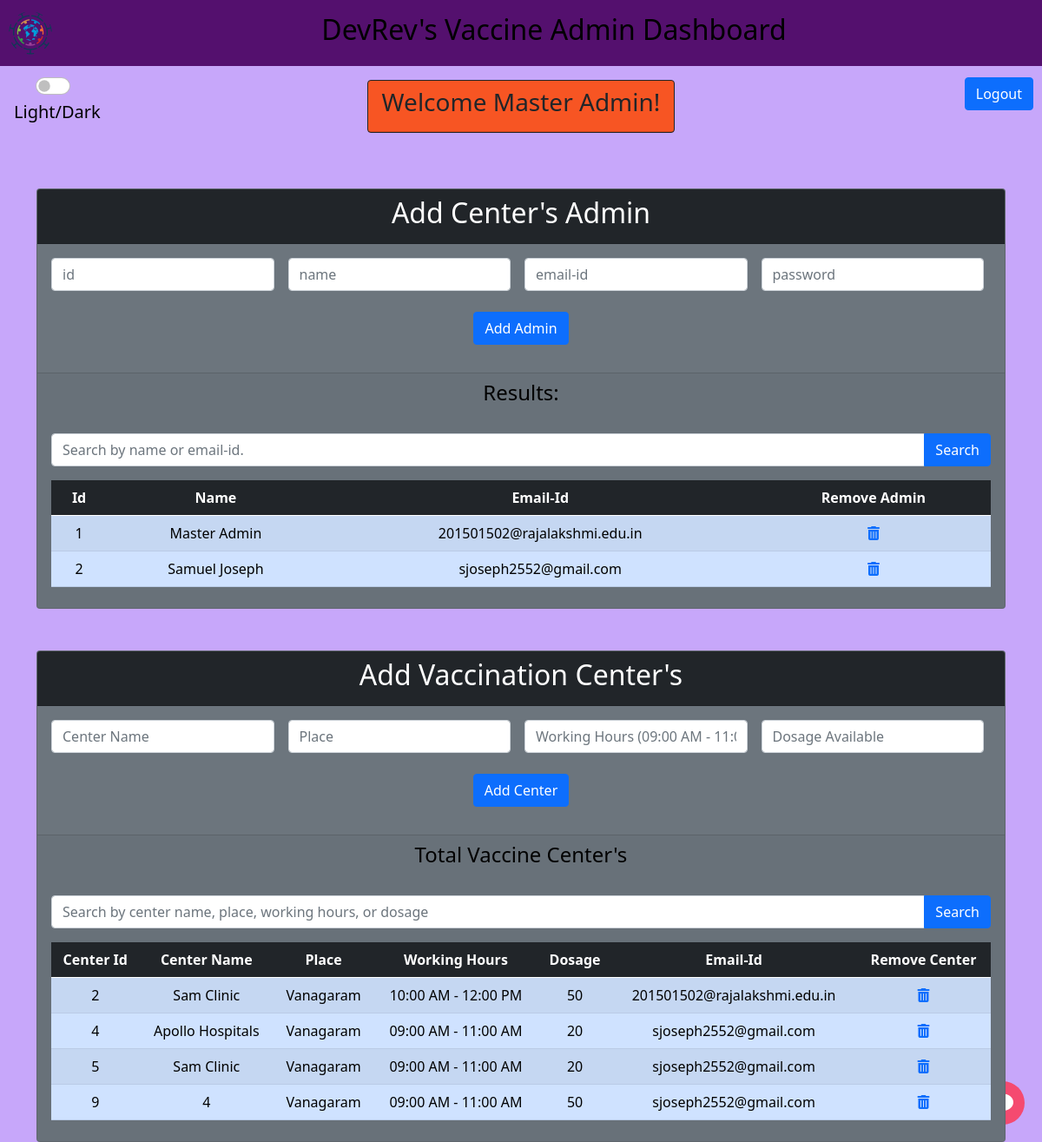
The page /admin/dashboard (signed in) on the database as committed earlier.
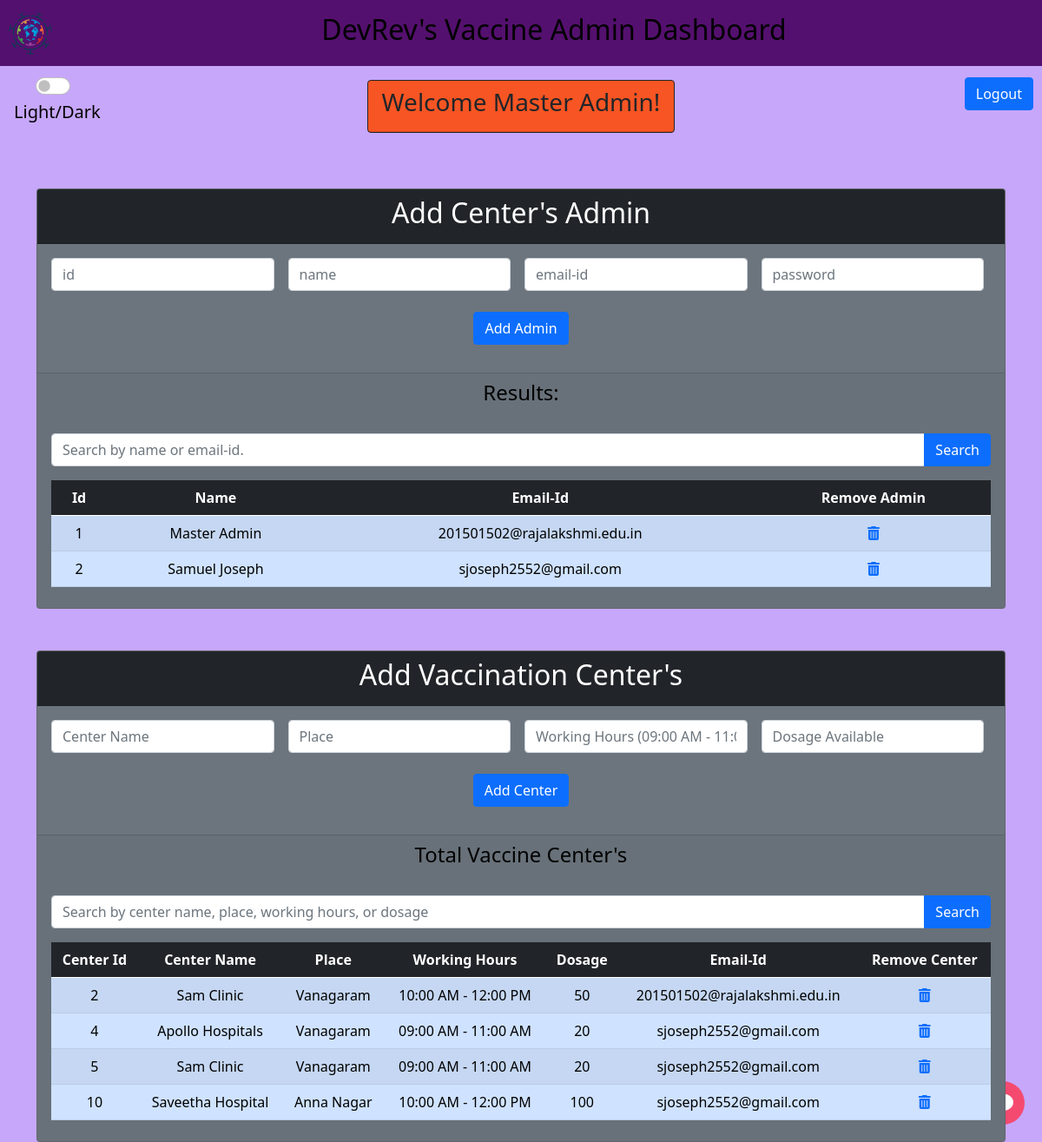
The same page on the database as committed later.
### tables this page shows
CREATE TABLE Admin (
                    id INTEGER,
                    name TEXT,
                    email_id TEXT PRIMARY KEY,
                    password TEXT,
                    otp INTEGER
                );

CREATE TABLE VaccinationCenter (
                    center_id INTEGER PRIMARY KEY AUTOINCREMENT,
                    admin_email_id TEXT,
                    place TEXT,
                    center_name TEXT,
                    dosage INTEGER,
                    working_hour TEXT,
                    FOREIGN KEY (admin_email_id) REFERENCES Admin(email_id)
                );

### app.py (the view, shortened to what this page needs)
@app.route('/admin/dashboard')
def admin_dashboard():
    try:
        if 'user_id' in session:
            user_id = session['user_id']
            conn = sqlite3.connect('vaccination_app.db')
            cursor = conn.cursor()
            user_query = '''
            SELECT * FROM Admin WHERE email_id = ?
            '''
            cursor.execute(user_query, (user_id,))
            user = cursor.fetchone()
            if user and user_id == '201501502@rajalakshmi.edu.in':
                name = user[1]  # Assuming the name is stored in the 2nd column
                table_query = '''
                SELECT * FROM Admin
                '''
                cursor.execute(table_query)
                table_data = cursor.fetchall()
                table_query2 = '''
                SELECT * FROM VaccinationCenter
                '''
                cursor.execute(table_query2)
                table_data2 = cursor.fetchall()
                cursor.close()
                conn.close()
                return render_template('admin_dash.html', name=name, table_data=table_data, table_data2=table_data2)
    except:
        return "Ran into Some Issues go back and Try Again."
    return redirect('/admin/login')

### templates/admin_dash.html (shortened to what this page needs)
<!doctype html>
<html lang="en">
<head>
    <link href="https://cdn.jsdelivr.net/npm/bootstrap@5.0.2/dist/css/bootstrap.min.css" rel="stylesheet"
>
    <link rel="stylesheet" href="https://cdnjs.cloudflare.com/ajax/libs/font-awesome/6.4.0/css/all.min.css"
 />
</head>
<body class="light">
    <nav class="navbar navbar-light">
        <a style="margin-left: 10px;" class="navbar-brand" href="#">
            <img src="static/logo.svg" alt="logo" width="50" height="50" style="border-radius: 50%;">
        </a>
        <span class="mx-auto">
            <h2>DevRev's Vaccine Admin Dashboard</h2>
        </span>
    </nav>
    <div style="margin-left: 50px; border: 3px; border-color: black;" class="form-check form-switch btn-lg">
        <input style="margin-left: -25px;cursor: pointer;" class="form-check-input" type="checkbox"
            id="flexSwitchCheckDefault">
        <br>
        <label style="margin-left: -50px;cursor: pointer;" class="form-check-label"
            for="flexSwitchCheckDefault">Light/Dark</label>
    </div>
    <div class="d-grid gap-2 d-md-flex justify-content-md-end" style="margin-top:-65px; margin-right: 10px;">
        <button class="btn btn-primary" type="button" onclick="location.href='/logout'">Logout</button>
    </div>
    <div class="d-grid gap-2 d-md-flex justify-content-md-center">
        <div class="card border-dark mb-3" style="max-width: 30rem; margin-top: -35px; background-color: #ff5825;">
            <div class="card-header text-dark text-center">
                <h3>Welcome {{name}}!</h3>
            </div>
        </div>
    </div>
    <div class="chat-icon" onclick="openChat()">
    </div>
    <br><br>
    <div class="container">
        <div class="card text-center bg-secondary">
            <div class="card-header text-white bg-dark">
                <h2>Add Center's Admin</h2>
            </div>
            <div class="card-body text-white bg-secondary mb-3">
                <form action="/admin/add_admin" method="POST">
                    <div class="d-grid gap-2 d-md-flex justify-content-center">
                        <input class="form-control me-2" name="id" type="text" required placeholder="id">
                        <input class="form-control me-2" name="name" type="text" required placeholder="name">
                        <input class="form-control me-2" name="email" type="email" required placeholder="email-id">
                        <input class="form-control me-2" name="password" type="password" required placeholder="password">
                    </div>
                    <br>
                    <button type="submit" class="btn btn-primary">Add Admin</button>
                </form>
            </div>
            <div class="card-footer">
                <h4>Results:</h4>
                <br>
                <form id="search-form">
                    <div class="input-group mb-3">
                        <input type="text" class="form-control search-input" placeholder="Search by name or email-id.">
                        <button type="button" class="btn btn-primary search-button">Search</button>
                    </div>
                </form>
                <table class="table table-striped">
                    <thead class="table-dark">
                        <tr>
                            <th>Id</th>
                            <th>Name</th>
                            <th>Email-Id</th>
                            <th>Remove Admin</th>
                        </tr>
                    </thead>
                    <tbody class="table-primary">
                        {% for row in table_data %}
                        <tr>
                            <td>{{ row[0] }}</td>
                            <td>{{ row[1] }}</td>
                            <td>{{ row[2] }}</td>
                            <td>
                                <a href="/admin/remove/{{ row[0] }}" class="delete-admin">
                                    <i class="fas fa-trash-alt"></i>
                                </a>
                            </td>
                        </tr>
                        {% endfor %}
                    </tbody>
                </table>
            </div>
        </div>
    </div>
    <br><br>
    <div class="container">
        <div class="card text-center bg-secondary">
            <div class="card-header text-white bg-dark">
                <h2>Add Vaccination Center's</h2>
            </div>
            <div class="card-body text-white bg-secondary mb-3">
                <form action="/admin/add_center" method="POST">
                    <div class="d-grid gap-2 d-md-flex justify-content-center">
                        <input class="form-control me-2" name="center_name" type="text" required placeholder="Center Name">
                        <input class="form-control me-2" name="place" type="text" required placeholder="Place">
                        <input class="form-control me-2" name="working_hour" type="text" required placeholder="Working Hours (09:00 AM - 11:00 AM)">
                        <input class="form-control me-2" name="dosage" type="number" required placeholder="Dosage Available">
                    </div>
                    <br>
                    <button type="submit" class="btn btn-primary">Add Center</button>
                </form>
            </div>
            <div class="card-footer">
                <h4>Total Vaccine Center's</h4>
                <br>
                <form id="search-form2">
                    <div class="input-group mb-3">
                        <input type="text" class="form-control search-input" placeholder="Search by center name, place, working hours, or dosage">
                        <button type="button" class="btn btn-primary search-button">Search</button>
                    </div>
                </form>
                <table class="table table-striped">
                    <thead class="table-dark">
                        <tr>
                            <th>Center Id</th>
                            <th>Center Name</th>
                            <th>Place</th>
                            <th>Working Hours</th>
                            <th>Dosage</th>
                            <th>Email-Id</th>
                            <th>Remove Center</th>
                        </tr>
                    </thead>
                    <tbody class="table-primary">
                        {% for row in table_data2 %}
                        <tr>
                            <td>{{ row[0] }}</td>
                            <td>{{ row[3] }}</td>
                            <td>{{ row[2] }}</td>
                            <td>{{ row[5] }}</td>
                            <td>{{ row[4] }}</td>
                            <td>{{ row[1] }}</td>
                            <td>
                                <a href="/admin/remove_center/{{ row[0] }}" class="delete-center">
                                    <i class="fas fa-trash-alt"></i>
                                </a>
                            </td>
                        </tr>
                        {% endfor %}
                    </tbody>
                </table>
            </div>
        </div>
    </div>
</body>
</html>

### templates/admin_dash.html (style rules this page uses)
body.light { background-color: #c7a7fa; color: #000000; }
.navbar { background-color: rgb(84, 16, 110); }
.chat-icon { position: fixed; bottom: 20px; right: 20px; width: 50px; height: 50px; background-color: #f54a70; border-radius: 50%; display: flex; justify-content: center; align-items: center; color: #ffffff; font-size: 24px; cursor: pointer; }

Rows that differ between the two databases and show on the page:
removed VaccinationCenter: center_id "9", center_name "4", place "Vanagaram", working_hour "09:00 AM - 11:00 AM", dosage "50", admin_email "sjoseph2552@gmail.com"
added VaccinationCenter: center_id "10", center_name "Saveetha Hospital", place "Anna Nagar", working_hour "10:00 AM - 12:00 PM", dosage "100", admin_email "sjoseph2552@gmail.com"
